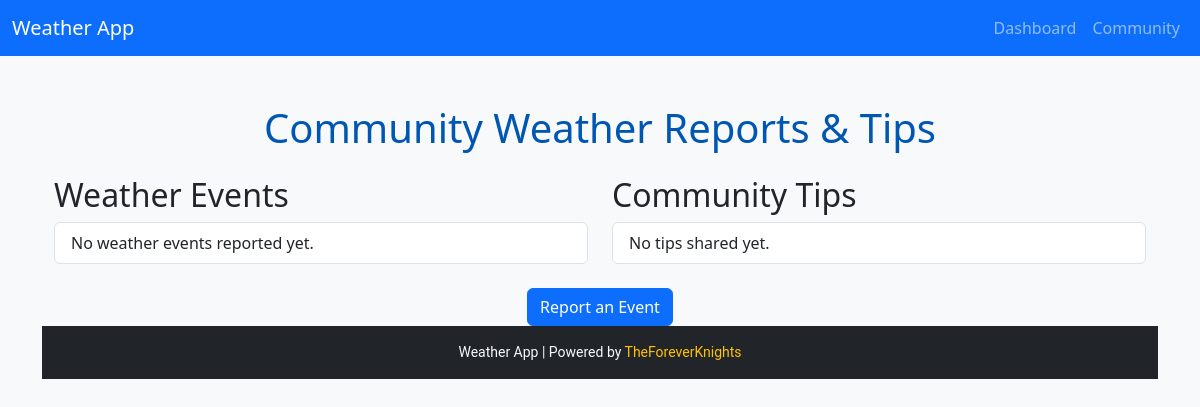
Before: /community/ with the older database file.
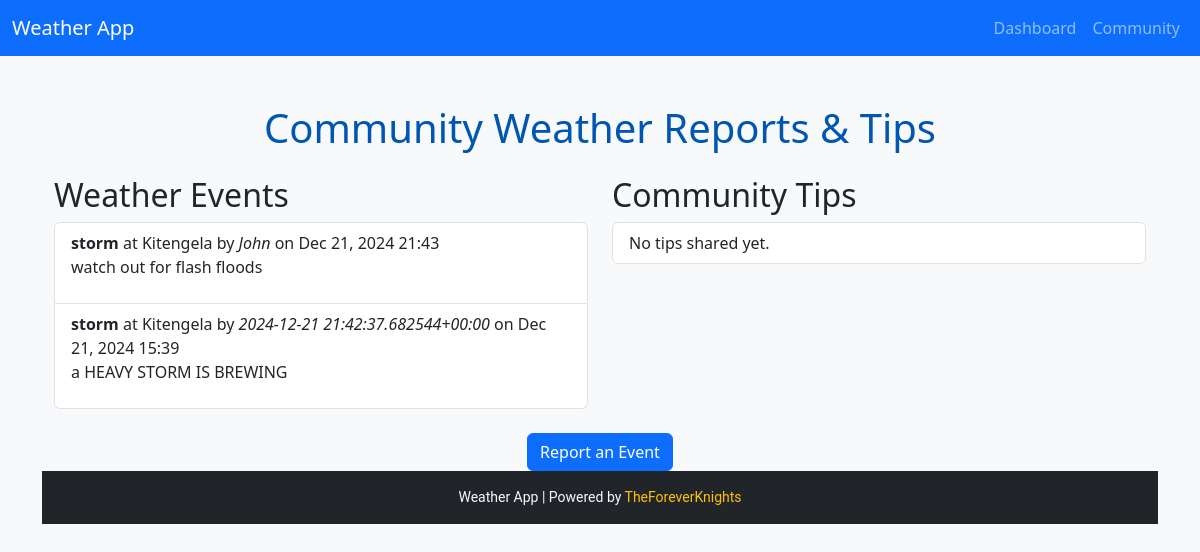
After: the same page with the newer database file.
### community/models.py (models this page shows, shortened)
class WeatherEvent(models.Model):
    name = models.CharField(max_length=100)  # New field for user's name
    location = models.CharField(max_length=100)
    event_type = models.CharField(max_length=50, choices=[
        ('hail', 'Hail'),
        ('flood', 'Flood'),
        ('storm', 'Storm'),
        ('heatwave', 'Heatwave'),
    ])
    description = models.TextField()
    created_at = models.DateTimeField(default=now)  # Default value

### community/views.py (the view)
# urls.py: path('', views.community_home, name='community_home'),
def community_home(request):
    events = WeatherEvent.objects.all().order_by('-created_at')[:10]  # Limit to latest 10
    tips = CommunityTip.objects.all().order_by('-created_at')[:10]  # Limit to latest 10
    return render(request, 'community/community_home.html', {
        'events': events,
        'tips': tips,
    })

### community/templates/community/community_home.html (shortened to what this page needs)
{% extends 'base.html' %}
{% block content %}
<div class="container mt-4">
    <h1 class="text-center mb-4">Community Weather Reports & Tips</h1>
    <div class="row">
    <div class="col-md-6">
        <h2>Weather Events</h2>
        <ul class="list-group">
            {% for event in events %}
            <li class="list-group-item">
                <strong>{{ event.event_type }}</strong> at {{ event.location }}
                by <em>{{ event.name }}</em> on {{ event.created_at|date:"M d, Y H:i" }}
                <p>{{ event.description }}</p>
            </li>
            {% empty %}
            <li class="list-group-item">No weather events reported yet.</li>
            {% endfor %}
        </ul>
    </div>
    <div class="col-md-6">
        <h2>Community Tips</h2>
        <ul class="list-group">
            {% for tip in tips %}
            <li class="list-group-item">
                <strong>{{ tip.title }}</strong> by <em>{{ tip.name }}</em>
                on {{ tip.created_at|date:"M d, Y H:i" }}
                <p>{{ tip.content }}</p>
            </li>
            {% empty %}
            <li class="list-group-item">No tips shared yet.</li>
            {% endfor %}
        </ul>
    </div>
    <div class="text-center mt-4">
        <a href="{% url 'community:report_event' %}" class="btn btn-primary">Report an Event</a>
    </div>
</div>
{% endblock %}

### templates/base.html (shortened to what this page needs)
{% load static %}
<!DOCTYPE html>
<html lang="en">
<head>
    <link rel="stylesheet" href="https://unpkg.com/leaflet@1.9.4/dist/leaflet.css" />
    <link rel="stylesheet" href="https://cdn.jsdelivr.net/npm/bootstrap@5.3.0-alpha1/dist/css/bootstrap.min.css">
    <link rel="stylesheet" href="{% static 'css/styles.css' %}">
</head>
<body>
    <nav class="navbar navbar-expand-lg navbar-dark bg-primary">
        <div class="container-fluid">
            <a class="navbar-brand" href="{% url 'weather:dashboard' %}">Weather App</a>
            <div class="collapse navbar-collapse" id="navbarNav">
                <ul class="navbar-nav ms-auto">
                    <li class="nav-item">
                        <a class="nav-link" href="{% url 'weather:dashboard' %}">Dashboard</a>
                    </li>
                    <li class="nav-item">
                        <a class="nav-link" href="{% url 'community:community_home' %}">Community</a>
                    </li>
                </ul>
            </div>
        </div>
    </nav>
    <div class="container mt-5">
        {% block content %}
        {% endblock %}
    </div>
    <footer class="text-center py-3 bg-dark text-light">
        <p>Weather App | Powered by <span class="text-warning">TheForeverKnights</span></p>
    </footer>
</body>
</html>

### weather_app/static/css/styles.css (style rules this page uses)
body { background-color: #f8f9fa; }
h1, h4 { color: #0056b3; }
footer { position: relative; bottom: 0; width: 100%; background-color: #343a40; color: #f8f9fa; font-size: 14px; }
footer p { margin: 0; font-family: 'Roboto', sans-serif; }
footer span.text-warning { color: #ffc107; }

Changed rows visible on the page:
added WeatherEvent: event_type "storm", location "Kitengela", name "John", created_at "Dec 21, 2024 21:43", description "watch out for flash floods"
added WeatherEvent: event_type "storm", location "Kitengela", name "2024-12-21 21:42:37.682544+00:00", created_at "Dec 21, 2024 15:39", description "a HEAVY STORM IS BREWING"
Other visible differences:
text no longer shown: "No weather events reported yet."
